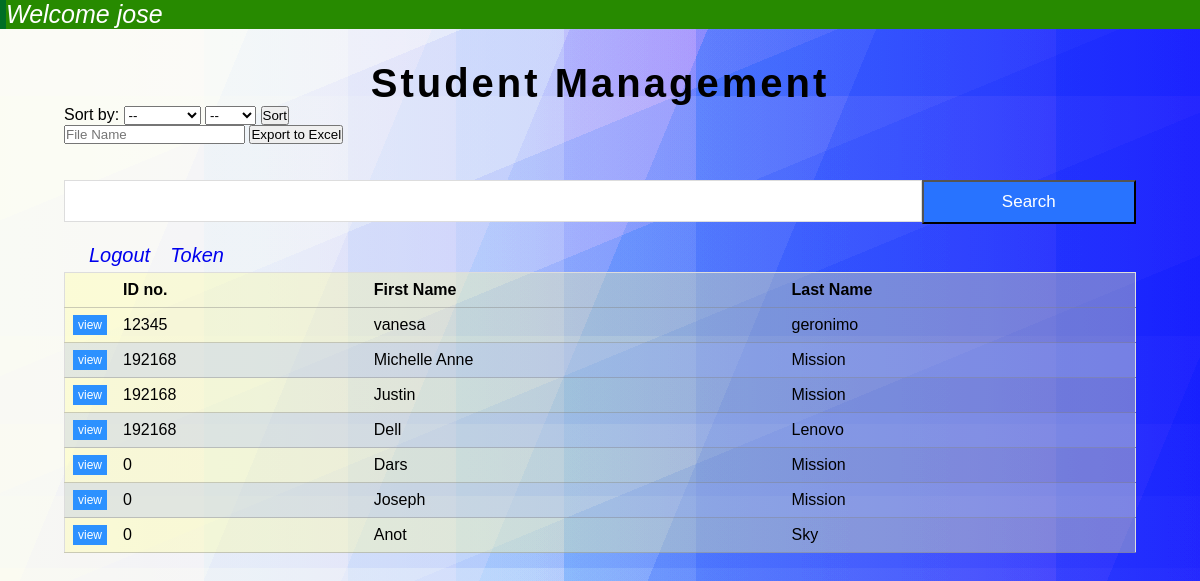
The page /result.php (signed in) on the database its author committed.
### tables this page shows
CREATE TABLE `student_list` (
  `id` int(11) NOT NULL,
  `email` varchar(225) NOT NULL,
  `firstname` varchar(255) NOT NULL,
  `midname` varchar(225) NOT NULL,
  `lastname` varchar(255) NOT NULL,
  `gender` varchar(20) NOT NULL,
  `dob` date NOT NULL,
  `address` varchar(225) NOT NULL,
  `program` varchar(225) NOT NULL,
  `religion` varchar(225) NOT NULL,
  `btype` varchar(5) NOT NULL,
  `height` varchar(20) NOT NULL,
  `beneficiary` varchar(225) NOT NULL,
  `yearlevel` varchar(20) NOT NULL,
  `registered` datetime NOT NULL DEFAULT current_timestamp(),
  `images` varchar(255) NOT NULL,
  `dateUpdate` varchar(255) NOT NULL,
  `updateBy` varchar(255) NOT NULL,
  `username` varchar(10) NOT NULL,
  `ismisID` int(10) NOT NULL
);

### result.php (the view, shortened to what this page needs)
<?php
if (isset($_SESSION['UserLogin'])) {
    echo "<div class='message success'>Welcome " . $_SESSION['UserLogin'] . '</div>';
} else {
    echo "<div class='message info'>Welcome Guest</div>";
}
if (isset($_POST['submit'])) {
    if (!empty($sort) && !empty($sorttype)) {
        $sort = $_POST['sort'];
        $sorttype = $_POST['sorttype'];
    } else {
        echo "Invalid Sorting";
        $sort = "id";
        $sorttype = "DESC";
    }
} else {
    $sort = "id";
    $sorttype = "DESC";
}
$con = connection();
$search = isset($_GET['search']) ? trim($_GET['search']) : "";
$searchParts = explode(" ", $search);
if (count($searchParts) == 2) {
    $firstPart = "%" . $searchParts[0] . "%";
    $secondPart = "%" . $searchParts[1] . "%";
    $sql = "
        SELECT *
        FROM student_list
        WHERE
            (firstname LIKE ? AND lastname LIKE ?)
            OR (firstname LIKE ? AND lastname LIKE ?)
        ORDER BY $sort $sorttype
    ";
    $stmt = $con->prepare($sql);
    $stmt->bind_param("ssss", $firstPart, $secondPart, $secondPart, $firstPart);
} else {
    $searchTerm = "%" . $search . "%";
    $sql = "
        SELECT *
        FROM student_list
        WHERE
            firstname LIKE ?
            OR lastname LIKE ?
        ORDER BY $sort $sorttype
    ";
    $stmt = $con->prepare($sql);
    $stmt->bind_param("ss", $searchTerm, $searchTerm);
}
$stmt->execute();
$students = $stmt->get_result();
$row_count = $students->num_rows;
?>
<!DOCTYPE html>
<html lang="en">
<head>
    <link rel="stylesheet" href="css/style.css">
</head>
<body id="index-body">
    <div class="wrapper">
        <div class="index-title">
            <a href="index.php">Student Management</a>
        </div>
        <form action="" method="post" id="sortform">
            <label>Sort by:</label>
            <select name="sort" id="sort">
                <option value="" disabled selected>--</option>
            </select>
            <select name="sorttype" id="sorttype">
                <option value="" disabled selected>--</option>
            </select>
            <button type="submit" name="submit">Sort</button>
        </form>
        <form method="post" action="to_excel.php">
            <input type="text"  name="fileName" id ="fileName" placeholder="File Name" required>
            <button type="submit" name="export">Export to Excel</button>
        </form>
        <br>
        <br>
        <div class="index-seach-container">
            <form action="result.php" method="get" id="index">
                <input type="text" name="search" id="search" class="index-search-input">
                <button type="submit" name="submit" class="index-submit">Search</button>
            </form>
        </div>
        <br>
        <div class="clickables">
            <?php if (isset($_SESSION['UserLogin'])) { ?>
                <a href="logout.php" id="logout" class="login-out-link">Logout</a>
            <?php } else { ?>
                <a href="login.php" id="login" class="login-out-link">Login</a>
            <?php } ?>
            <?php if (isset($_SESSION['Access']) && $_SESSION['Access'] == "ADMIN") { ?>
                <a href="auth.php" class="add-link">Token</a>
            <?php } ?>
        </div>
        <table>
            <thead>
                <tr>
                    <th></th>
                    <th>ID no.</th>
                    <th>First Name</th>
                    <th>Last Name</th>
                </tr>
            </thead>
            <tbody>
                <?php if ($row_count > 0) {
                    while ($row = $students->fetch_assoc()) { ?>
                        <tr>
                            <td width="30"><a class="view" href="details.php?ID=<?php echo $row['id']; ?>">view</a></td>
                            <td><?php echo $row['ismisID']; ?></td>
                            <td><?php echo $row['firstname']; ?></td>
                            <td><?php echo $row['lastname']; ?></td>
                        </tr>
                    <?php }
                } else { ?>
                    <tr>
                        <td colspan="3">No results found.</td>
                    </tr>
                <?php } ?>
            </tbody>
        </table>
</body>
</html>

### css/style.css (style rules this page uses)
* { margin: 0; padding: 0; box-sizing: 0; }
.wrapper { margin: 2rem; padding: 0 2rem 0 2rem; }
body { font-family: Arial, sans-serif; }
.message { width: 100%; }
.message.success { background-color: rgb(39, 138, 0); border-left: 6px solid rgb(0, 110, 37); color: rgb(255, 255, 255); font-size: 25px; font-style: italic; }
body { background-attachment: fixed; background-size: cover; background-image: linear-gradient( 0deg, rgb(213, 229, 183) 0%, rgb(213, 229, 183) 17%, rgb(189, 213, 190) 17%, rgb(189, 213, 190) 29%, rgb(166, 196, 196) 29%, rgb(166, 196, 196) 38%, rgb(142, 180, 203) 38%, rgb(142, 180, 203) 47%, rgb(118, 164, 210) 47%, rgb(118, 164, 210) 58%, rgb(95, 147, 216) 58%, rgb(95, 147, 216) 88%, rgb(71, 131, 223) 88%, rgb(71, 131, 223) 100% ), linear-gradient( 157.5deg, rgb(213, 229, 183) 0%, rgb(213, 229, 183) 17%, rgb(189, 213, 190) 17%, rgb(189, 213, 190) 29%, rgb(166, 196, 196) 29%, rgb(166, 196, 196) 38%, rgb(142, 180, 203) 38%, rgb(142, 180, 203) 47%, rgb(118, 164, 210) 47%, rgb(118, 164, 210) 58%, rgb(95, 147, 216) 58%, rgb(95, 147, 216) 88%, rgb(71, 131, 223) 88%, rgb(71, 131, 223) 100% ), linear-gradient( 112.5deg, rgb(213, 229, 183) 0%, rgb(213, 229, 183) 17%, rgb(189, 213, 190) 17%, rgb(189, 213, 190) 29%, rgb(166, 196, 196) 29%, rgb(166, 196, 196) 38%, rgb(142, 180, 203) 38%, rgb(142, 180, 203) 47%, rgb(118, 164, 210) 47%, rgb(118, 164, 210) 58%, rgb(95, 147, 216) 58%, rgb(95, 147, 216) 88%, rgb(71, 131, 223) 88%, rgb(71, 131, 223) 100% ), linear-gradient( 90deg, rgb(213, 229, 183) 0%, rgb(213, 229, 183) 17%, rgb(189, 213, 190) 17%, rgb(189, 213, 190) 29%, rgb(166, 196, 196) 29%, rgb(166, 196, 196) 38%, rgb(142, 180, 203) 38%, rgb(142, 180, 203) 47%, rgb(118, 164, 210) 47%, rgb(118, 164, 210) 58%, rgb(95, 147, 216) 58%, rgb(95, 147, 216) 88%, rgb(71, 131, 223) 88%, rgb(71, 131, 223) 100% ), linear-gradient(90deg, rgb(173, 92, 95), rgb(110, 20, 174)); background-blend-mode: overlay, overlay, overlay, overlay, normal; }
.index-title { text-align: center; font-size: 40px; font-weight: bolder; letter-spacing: 3px; }
.index-title a { text-decoration: none; color: black; }
.clickables { color: #5900ff; font-style: italic; font-size: 20px; width: 100%; margin: 5px; display: flex; }
.login-out-link { text-decoration: none; margin: 20px 0 0 20px; }
.add-link { text-decoration: none; margin: 20px 0 0 20px; }
table { background-color: rgba(255, 255, 158, 0.349); border: 1px solid #ddd; border-collapse: collapse; width: 100%; }
th, td { text-align: left; padding: 8px; border-bottom: rgba(128, 128, 128, 0.397) solid 1px; }
tr:nth-child(even) { background-color: #93aaff3b; }
.view { border: none; background: #2c91ff; color: white; text-decoration: none; padding: 3px 5px 3px 5px; font-size: 12px; }
.index-search-input { padding: 10px; font-size: 17px; border: 1px solid #ddd; float: left; width: 80%; background: white; }
.index-submit { float: left; width: 20%; padding: 10px; background: #2873ff; color: white; font-size: 17; }

### rows shown on the page
student_list: ismisID "12345", firstname "vanesa", lastname "geronimo"
student_list: ismisID "192168", firstname "Michelle Anne", lastname "Mission"
student_list: ismisID "192168", firstname "Justin", lastname "Mission"
student_list: ismisID "192168", firstname "Dell", lastname "Lenovo"
student_list: ismisID "0", firstname "Dars", lastname "Mission"
student_list: ismisID "0", firstname "Joseph", lastname "Mission"
student_list: ismisID "0", firstname "Anot", lastname "Sky"

### other values the page prints
$_SESSION['UserLogin'] "jose"
